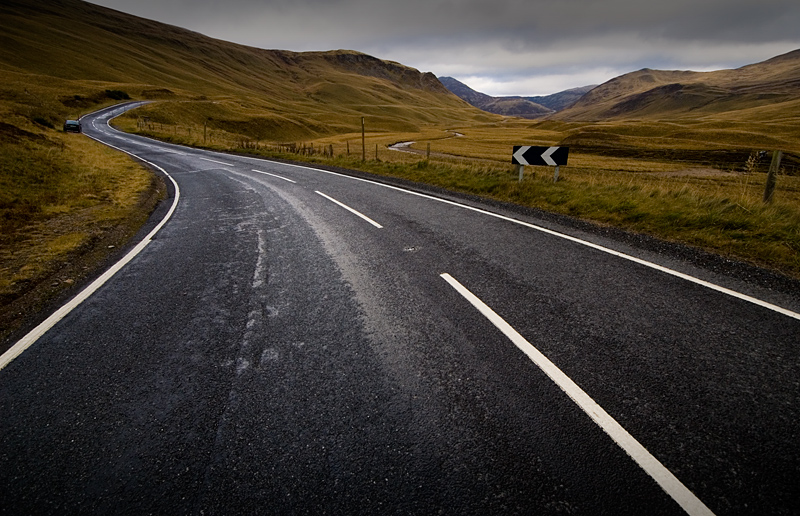
#> input picture data/images/road.jpg, 800 x 516 px
$ python test_image.py
#> lines starting #> are read from the running program, lines starting #| are printed output that depends on the picture; after the words box and inside, x2 and y2 are one past the last pixel; in counts of white or black regions, pixels touching at a corner belong together
"""
Test to load and display an image.

"""

import os
import sys
import numpy as np
import cv2
from mvq import images_path


def load_image(image_file):

    # Load a color image
#> called with image_file = 'data/images/road.jpg'
    img = cv2.imread(image_file, cv2.IMREAD_COLOR)
#> img is the input picture: shape (516, 800, 3); mean B, G, R 51.2, 59.9, 66.5

    cv2.rectangle(img, (100, 300), (200, 400), (0, 255, 255), 2)
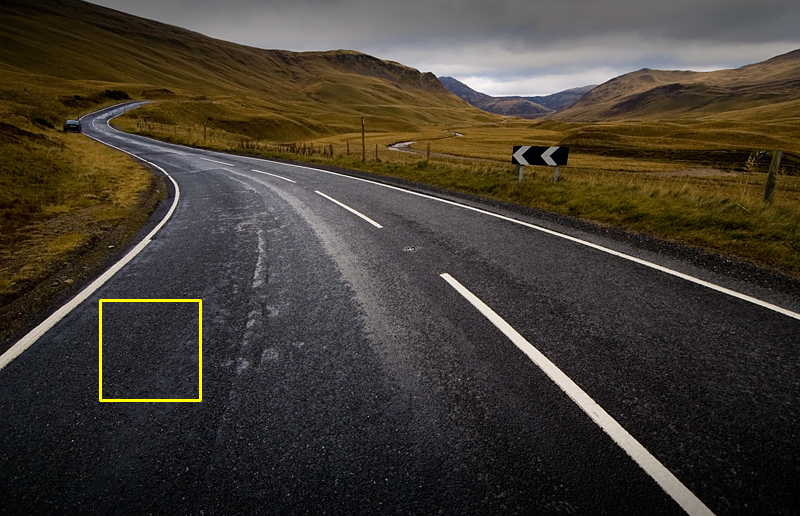
#> img: shape (516, 800, 3); 0.29% of pixels changed, all inside (x1, y1, x2, y2) = (99, 299, 202, 402)

    cv2.imshow('Picture of a road', img)

    cv2.waitKey(0)
    cv2.destroyAllWindows()

if __name__ == '__main__':

    filename = os.path.join(images_path, 'road.jpg')
    load_image(filename)
